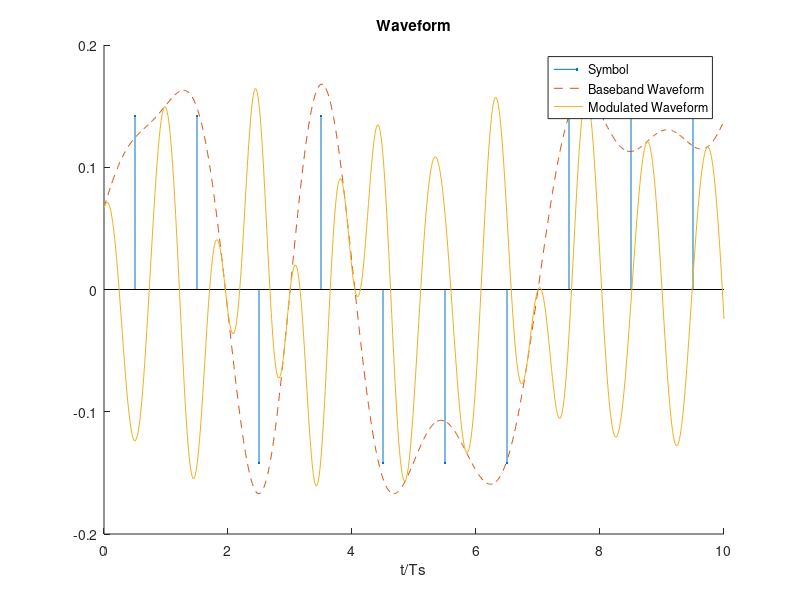
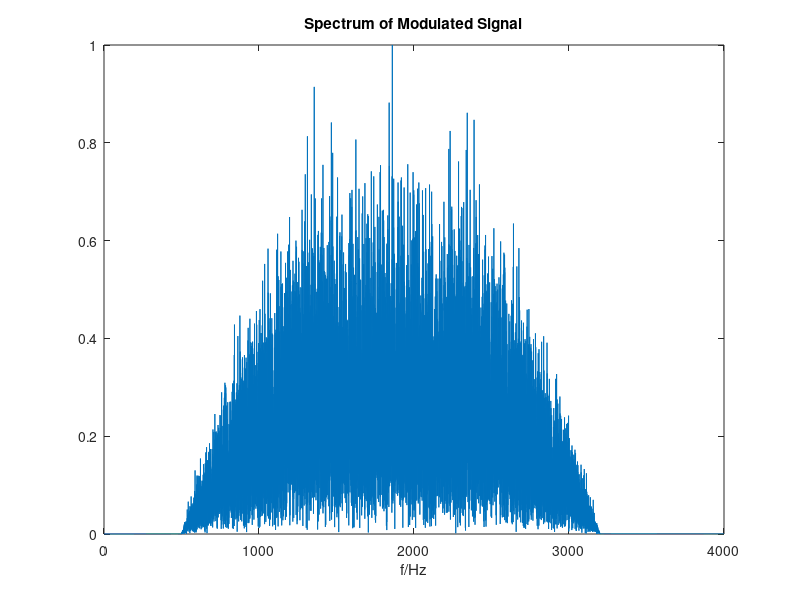

Write MATLAB code to recreate these figures, in order.
N = 8192;
alpha = 0.5;
Rs = 1800;
Rws = 115200;
k = Rws./Rs;
f0= 1850;

%% Data Generation
data = randi([0 1],1,N);

%% Channel Coding
% None

%% Baseband Modulation
modSignal = 2.*data - 1;

%% Pulse Forming
t = 0:1./Rws:N./Rs;
waveformSingle = rcosfir(alpha,N-0.5,k,1,'sqrt');
modSignalExpanded = complex(zeros(1,N.*k+1));
modSignalExpanded(k./2+1:k:end) = modSignal;
waveform = conv(waveformSingle, modSignalExpanded);
waveform = waveform((N-0.5).*k+1:(2.*N-0.5).*k+1);

%% Carrier Modulation
waveformMod = waveform .* cos(2 .* pi .* f0 .* t);

%% 1. Plot waveform and its spectrum.
Nsample = 10;
figure;
hold('on');
stem(0.5:1:Nsample,modSignal(1:Nsample).*waveformSingle((end+1)./2),'.');
plot(0:1./k:Nsample,waveform(1:Nsample.*k+1),'--');
%plot(0:1./k:Nsample,-waveform(1:Nsample.*k+1),'--');
plot(0:1./k:Nsample,waveformMod(1:Nsample.*k+1));
title('Waveform');
xlabel('t/Ts');
legend('Symbol','Baseband Waveform','Modulated Waveform');

figure;
spectrum = fft(waveformMod);
fRange = 0:Rws./length(spectrum):4000;
plot(fRange, abs(spectrum(1:length(fRange)))./max(abs(spectrum)));
title('Spectrum of Modulated Signal');
xlabel('f/Hz');

%% Add Noise
%TODO
